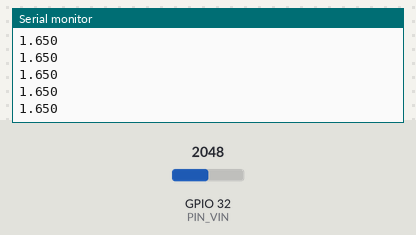
Bench run of a sketch on a simulated ESP32. Shown: the last lines printed to the serial monitor. Inputs (shaded band) come from the test bench; at power-on: GPIO 32 (PIN_VIN) = 2048 (analog values on the 0–4095 scale).

Above: at 1.2 s.
1.3 s: GPIO 32 (PIN_VIN) set to 2866
At 1.32 s:
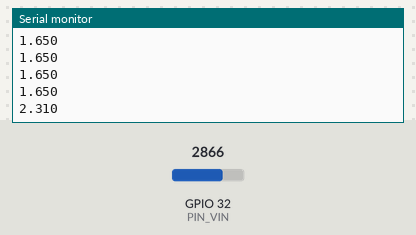
2.8 s: GPIO 32 (PIN_VIN) set to 3603
At 2.82 s:
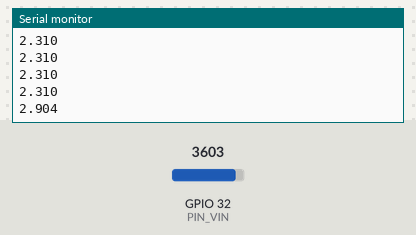
Timing chart, 0 to 5.8 s (numbered marks = the images above; inputs shaded):
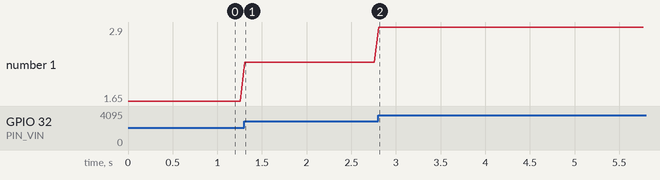

Measured:
- after the input at 1.3 s, the serial monitor: prints a new line at once (image 1)
- after the input at 2.8 s, the serial monitor: prints a new line at once (image 2)
- plotted number 1: 1.65 → 2.31 after the input at 1.3 s, 2.31 → 2.9 after the input at 2.8 s

The sketch:

NTC_esp.ino
```cpp
const int PIN_VIN = 32;

void setup() {
  Serial.begin(115200);
  while (!Serial)

  analogReadResolution(12);
  analogSetPinAttenuation(PIN_VIN, ADC_11db);
  Serial.println("Reading voltage on GPIO25...");
}

void loop() {
  int raw = analogRead(32);
  float volts = (raw / 4095.0f) * 3.3f;
  Serial.println(volts, 3);      // one number per line, no units
  delay(50);                     // ~20 Hz update
}
```
